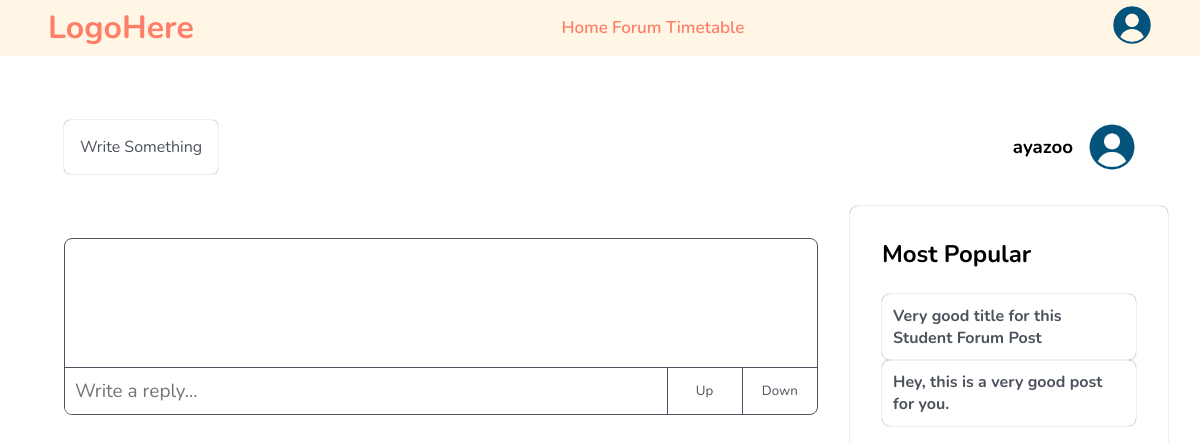
Page /forum/post/ (signed in) on the committed database.
### auth_app/models.py (models this page shows, shortened)
class CustomUser(AbstractBaseUser, PermissionsMixin):
    email = models.EmailField(unique=True, verbose_name='Email Address')
    username = models.CharField(max_length=150, blank=True, null=True)
    date_of_birth = models.DateField(null=True, blank=True)
    is_active = models.BooleanField(default=True)
    is_staff = models.BooleanField(default=False)
    objects = CustomUserManager()
    USERNAME_FIELD = 'email'
    REQUIRED_FIELDS = []
    groups = models.ManyToManyField(
        'auth.Group',
        related_name='custom_user_groups',
        blank=True
    )
    user_permissions = models.ManyToManyField(
        'auth.Permission',
        related_name='custom_user_permissions',
        blank=True
    )

### forum/models.py (models this page shows, shortened)
class ForumPost(models.Model):
    title = models.CharField(max_length=500, verbose_name='Post Title', null=False, default='')
    user = models.ForeignKey(
        to=CustomUser,
        on_delete=models.CASCADE,
        verbose_name='Related User',
        related_name='forum_posts'
    )
    content = models.TextField(verbose_name='Post Content')
    upvote_users = models.ManyToManyField(
        to=CustomUser,
        verbose_name="Users Who Upvoted",
        related_name="upvoted_posts"
    )
    downvote_users = models.ManyToManyField(
        to=CustomUser,
        verbose_name="Users Who Downvoted",
        related_name="downvoted_posts"
    )
    approved = models.BooleanField(default=False, verbose_name="Approval Status")
    date_time = models.DateTimeField(default=now)

### forum/views.py (the view)
# urls.py: path('post/', views.read_forum_post, name='read_post'),
@login_required(login_url='login')
def read_forum_post(request):
    context = {}
    post_id = request.GET.get('post_id')
    print(post_id)
    top_posts = ForumPost.objects.annotate(
        upvote_count=Count('upvote_users')
    ).order_by('-upvote_count')
    context['top_posts'] = top_posts
    if post_id is not None:
        post_id = int(post_id)
        post = ForumPost.objects.get(id=post_id)
        related_replies = ForumPostReply.objects.filter(post=post)
        context['post'] = post
        context['related_replies'] = related_replies
    return render(request, 'forumPages/readPost.html', context)

### templates/forumPages/readPost.html (shortened to what this page needs)
{% extends 'forumPages/base.html' %}
{% block forum_content %}
{% load static %}
<div class="read-post-page-wrapper">
    <div class="top-bar">
        <a href="{% url 'write_post' %}" class="write-btn">
            Write Something
        </a>
        <div class="user-info">
            <h3>{{request.user.username}}</h3>
            <img src="{% static 'images/dummyProfile.png' %}" alt="">
        </div>
    </div>
    <div class="post-wrapper">
        <div class="left-side">
            <div class="post">
                <h2 class="title">{{post.title}}</h2>
                <div class="post-content">
                </div>
                <div class="post-controls">
                    <input placeholder="Write a reply..." type="text">
                    <div class="btns">
                        <button class="upvote-btn">
                            Up
                        </button>
                        <button class="downvote-btn">Down</button>
                    </div>
                </div>
            </div>
        </div>
        <div class="right-side">
            <h2>Most Popular</h2>
            <div class="posts">
                {% for post in top_posts %}
                <a href="{% url 'read_post' %}?post_id={{post.id}}" class="post">
                    <h4>
                        {{post.title}}
                    </h4>
                </a>
                {% endfor %}
            </div>
        </div>
    </div>
</div>
{% endblock %}

### static/forumStyling.css (style rules this page uses)
:root { --primary-color: #FF7E67; --secondary-color: #FFD24C; --accent: #7DCE82; --background: #FFF6E5; --text-color: #4B515D; }
* { margin: 0; padding: 0; box-sizing: border-box; text-decoration: none; font-family: 'Nunito'; }
.read-post-page-wrapper { display: flex; flex-direction: column; width: 100%; padding: 2rem; }
.read-post-page-wrapper .post-wrapper { display: flex; width: 100%; flex-direction: row; }
.read-post-page-wrapper .left-side { width: 72%; padding: 2rem; }
.read-post-page-wrapper .top-bar { width: 100%; padding: 2rem; display: flex; justify-content: space-between; }
.read-post-page-wrapper .top-bar a.write-btn { color: var(--text-color); box-shadow: 0px 0px 1px var(--text-color); padding: 1rem; border-radius: 6px; }
.read-post-page-wrapper .top-bar .user-info { display: flex; text-decoration: none; flex-direction: row; gap: 15px; align-items: center; }
.read-post-page-wrapper .top-bar .user-info img { width: 3rem; height: 3rem; border-radius: 50%; object-fit: cover; }
.read-post-page-wrapper .left-side .post { width: 100%; border: 1px solid var(--text-color); color: var(--text-color); border-radius: 8px; overflow: hidden; }
.read-post-page-wrapper .left-side .post .post-content { padding: 1.5rem; }
.read-post-page-wrapper .left-side .post .post-controls { width: 100%; display: flex; flex-direction: row; border-top: 1px solid var(--text-color); }
.read-post-page-wrapper .left-side .post .post-controls input { font-size: 19px; padding: 10px; width: 80%; border: none; outline: none; }
.read-post-page-wrapper .left-side .post .post-controls .btns { display: flex; flex: 1; }
.read-post-page-wrapper .left-side .post .post-controls .btns button { color: var(--text-color); background-color: transparent; width: 50%; border: none; outline: none; cursor: pointer; }
.read-post-page-wrapper .left-side .post .post-controls .btns button:nth-child(1) { border-left: 1px solid var(--text-color); }
.read-post-page-wrapper .left-side .post .post-controls .btns button:nth-child(2) { border-left: 1px solid var(--text-color); }
.read-post-page-wrapper .left-side .post .title { color: var(--accent); margin-bottom: 2rem; padding: 1.5rem; }
.read-post-page-wrapper .right-side { padding: 2rem; box-shadow: 0px 0px 1px var(--text-color); border-radius: 8px; flex: 1; }
.read-post-page-wrapper .right-side .posts { display: flex; flex-direction: column; width: 100%; margin-top: 1.5rem; }
.read-post-page-wrapper .right-side .posts .post { width: 100%; box-shadow: 0px 0px 1px var(--text-color); color: var(--text-color); padding: .7rem; border-radius: 8px; }

### rows in the picture
ForumPost: title "Very good title for this Student Forum Post"
ForumPost: title "Hey, this is a very good post for you."

### other values in the picture
{{ request.user.username }} "ayazoo"
